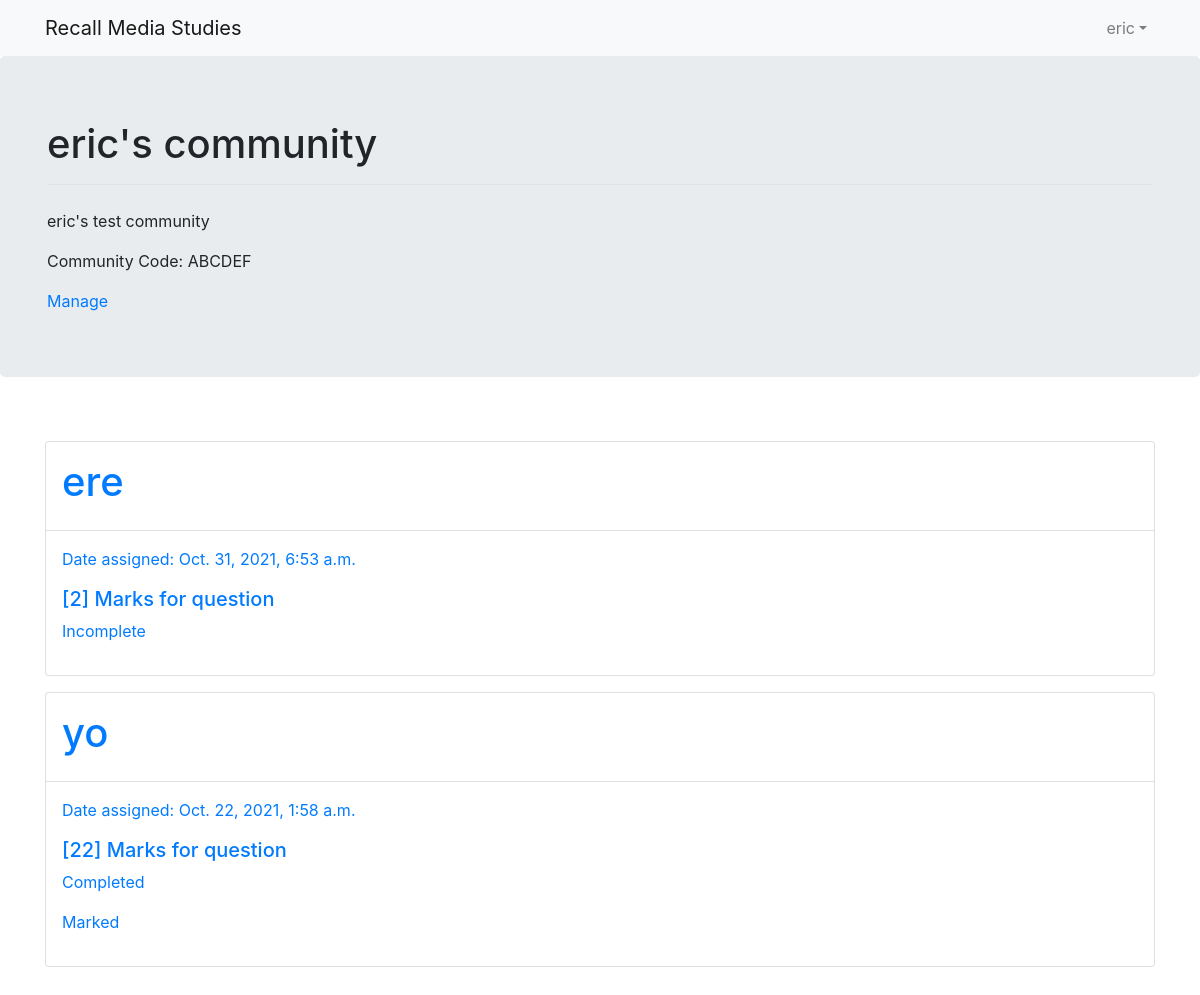
The page /community/2/ (signed in) on the database its author committed.
### recall/models.py (models this page shows, shortened)
class User(AbstractUser):
    communities = ManyToManyField('Community', related_name="users")

class Community(models.Model):
    name = models.CharField(max_length=30)
    admin = models.ForeignKey(User, on_delete=models.CASCADE)
    description = models.CharField(max_length=255)
    date_created = models.DateTimeField(default=timezone.now)
    community_code = models.CharField(default="", max_length=6, unique=True)
    class Meta:
        verbose_name_plural = "Communities"

class QuestionResponse(models.Model):
    user = models.ForeignKey(User, on_delete=models.CASCADE)
    question = models.ForeignKey('Question', on_delete=models.CASCADE)
    content = models.TextField(null=True)
    time_taken = models.FloatField(null=True)
    mark = models.IntegerField(null=True)
    is_complete = models.BooleanField(default=False)

class Question(models.Model):
    user = models.ForeignKey(User, on_delete=models.CASCADE)
    community = models.ForeignKey('community', on_delete=models.CASCADE)
    title = models.CharField(max_length=30)
    content = models.TextField()
    date_assigned = models.DateTimeField(default=timezone.now)
    mark = models.IntegerField()

### recall/views.py (the view)
# urls.py: path('community/<int:pk>/', login_required(views.CommunityView.as_view()), name="community"),
class CommunityView(CheckMember, DetailView):
    template_name = 'recall/community.html'
    model = Community
    def get_context_data(self, **kwargs):
        context = super(CommunityView, self).get_context_data(**kwargs)
        questions = QuestionResponse.objects.select_related('question').filter(question__community_id=self.kwargs['pk'],user=self.request.user).order_by('-question__date_assigned')
        context['questions'] = questions
        return context

### recall/mixins.py (called while the page is built)
    def dispatch(self, request, *args, **kwargs):
        if self.request.user.communities.filter(id=self.kwargs['pk']).exists():
            return super().dispatch(request, *args, **kwargs)
        else:
            return HttpResponseRedirect(reverse('home'))

### recall/templates/recall/community.html (shortened to what this page needs)
{% extends 'recall/base.html' %}
{% block content %}
<div class="jumbotron">
    <div class="container">
        <h1 class="border-bottom pb-3">{{ community.name }}</h1>
        <p class="pt-3">{{ community.description }}</p>
        <p>Community Code: {{ community.community_code }}</p>
        {% if user.id == community.admin.id %}
        <a href="{% url 'manage-community' community.pk  %}">Manage</a>
        {% endif %}
    </div>
</div>
<div class="container py-3">
    {% for question in questions %}
    <div class="card my-3">
        <a href="{% url 'question' question.id %}">
        <div class="border-bottom">
            <div class="p-3">
                <h1>{{ question.question.title }}</h1>
            </div>
        </div>
        <div class="p-3">
            <p>Date assigned: {{ question.question.date_assigned }}</p>
            <h5>[{{ question.question.mark }}] Marks for question</h5>
            {% if question.is_complete %}
            <p>Completed</p>
            {% else %}
            <p>Incomplete</p>
            {% endif %}
            {% if question.mark %}
            <p>Marked</p>
            {% endif %}
        </div>
    </div>
    {% endfor %}
</div>
{% endblock content %}

### recall/templates/recall/navbar.html (shortened to what this page needs)
{% block navbar %}
<nav class="navbar navbar-expand-lg navbar-light bg-light">
    <div class="container">
        <a href="{% url 'index' %}" class="navbar-brand">Recall Media Studies</a>
        <div class="collapse navbar-collapse justify-content-end" id="navbarMenu">
            <ul class="navbar-nav">
                {% if user.is_authenticated %}
                <li class="nav-item dropdown">
                    <a class="nav-link dropdown-toggle" href="#" id="navbarDropdown" role="button" data-bs-toggle="dropdown" aria-expanded="false">{{ user.username }}</a>
                </li>
                {% endif %}
            </ul>
        </div>
    </div>
</nav>
{% endblock navbar %}

### recall/static/recall/style.css (style rules this page uses)
html, body { height:100% }
body { margin: 0; }

### rows shown on the page
User: username "eric"
Community: name "eric's community", description "eric's test community", community_code "ABCDEF"
QuestionResponse: question "ere", question.date_assigned "Oct. 31, 2021, 6:53 a.m.", question.mark "2", is_complete "Incomplete"
QuestionResponse: question "yo", question.date_assigned "Oct. 22, 2021, 1:58 a.m.", question.mark "22", is_complete "Completed", mark "Marked"
